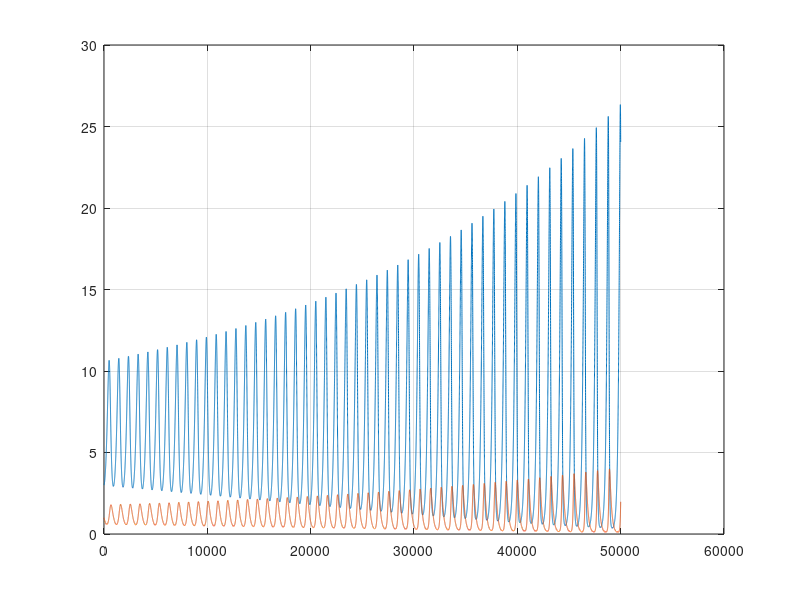

The MATLAB source for this figure:

%problema de los zorros y conejos con las ecuaciones de lotka y volterra

%constantes
a = 0.4;
b= 0.37;
c = 0.3;
d = 0.05;
tf = 100;
to = 0;
N = 5000;
delta = (tf-to) / N;

R(1) = 3;
F(1) = 1;

for e = 1 : 50000
  R(e+1) = R(e) + R(e)*(a-b*F(e)) * delta;  
  F(e+1) = F(e) + F(e) *(-c + d *R(e))* delta;
  
  printf("%d %d\n", R(e),F(e));
endfor

plot(R);
hold on;
plot(F);
grid;
%plot(F);
%plot(R,F);